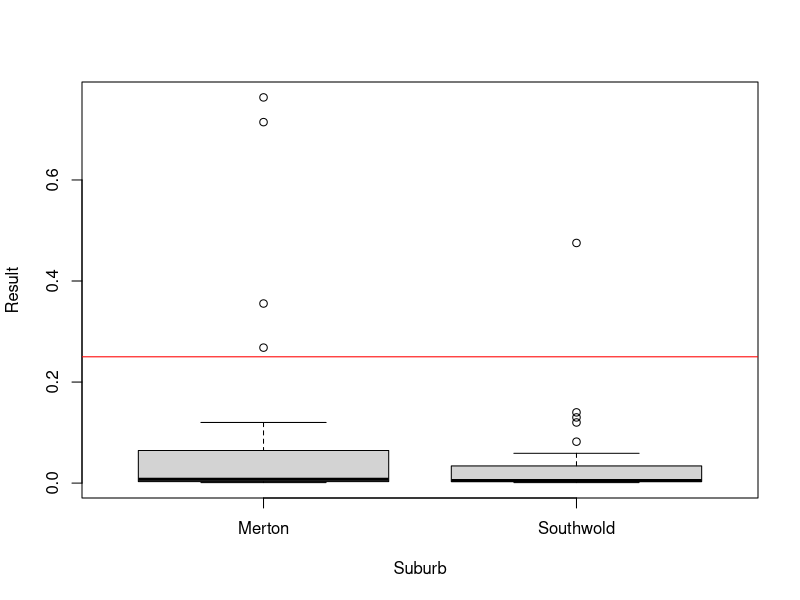

Here is the R script that generated this plot:
######################################
# R4H2O: Case Study 1 question answers
######################################

# Load and view laboratory data

library (tidyverse)
labdata <- read_csv("data/labdata.csv")

# Chapter 4: LOADING AND EXPLORING DATA

# Question 1
# Create a table of the number of E. coli regulation breaches by suburb

ecoli <- filter(labdata, Measure == "E. coli" & Result > 0)
count(ecoli, Suburb)

# Combine the code

count(filter(labdata, Measure == "E. coli" & Result > 0), Suburb)

# Question 2
# Which sample point has the most number of samples taken?

samples <- count(labdata, Sample_Point, name = "Samples")
filter(samples, Samples == max(Samples))

# Sort results

arrange(samples, desc(Samples))

# Top n results

top_n(samples, 3)

# Question 3
# On how many days were samples taken?

length(unique(labdata$Date))

nrow(distinct(labdata, Date))

# Chapter 5: DESCRIPTIVE STATISTICS

# Question 1: Visualise distribution of THM results for the towns of Merton and Southwold

thm_sw <- filter(labdata, (Suburb == "Southwold" | Suburb == "Merton") & Measure == "THM")
boxplot(data = thm_sw, Result ~ Suburb)
abline(h = 0.25, col = "red")

# Question 2:



# Question 3: Average 95th percentile of turbidity for all towns

turbidity <- filter(labdata, Measure == "Turbidity")
turbidity_grouped <- group_by(turbidity, Suburb)
turbidity_p95 <- summarise(turbidity_grouped,
                           p95 = quantile(Result, 0.95, type = 6))
mean(turbidity_p95$p95)
